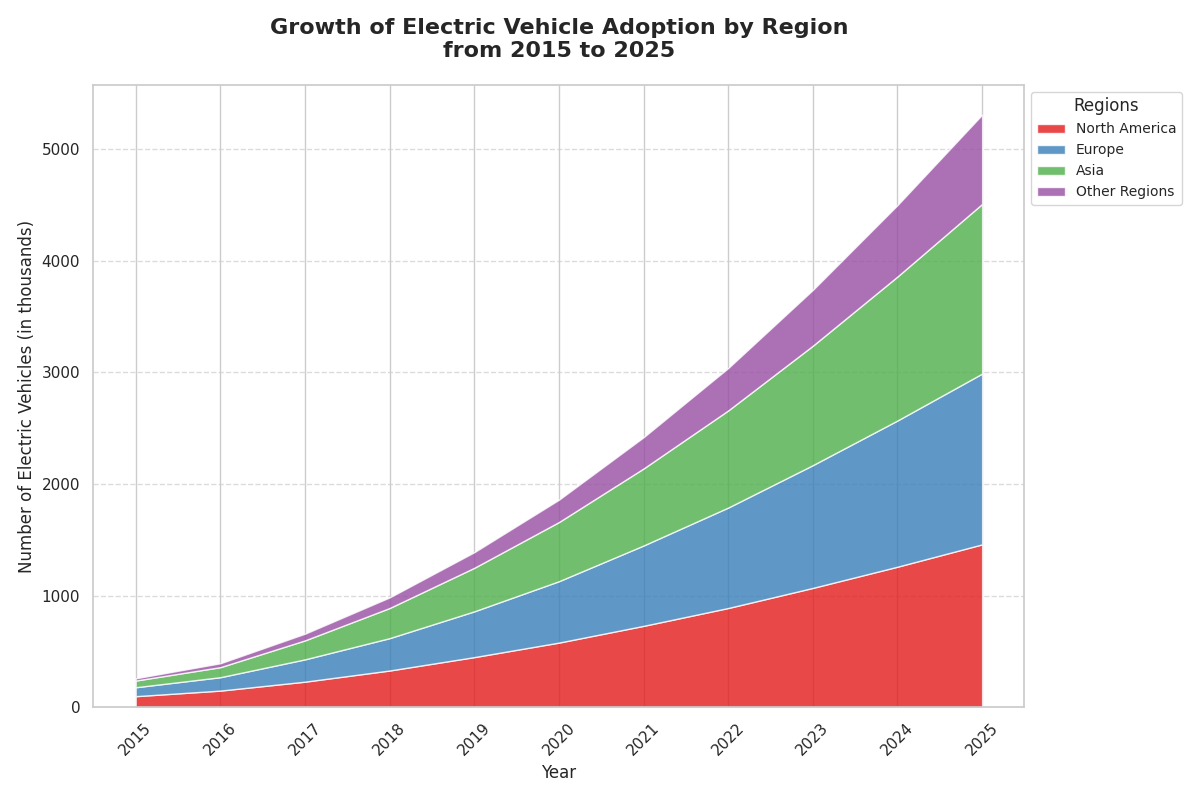

Generate this figure with Python:
import matplotlib.pyplot as plt
import numpy as np

years = np.arange(2015, 2026)

north_america = [100, 150, 230, 330, 450, 580, 730, 890, 1070, 1260, 1460]
europe = [80, 120, 200, 290, 410, 550, 720, 900, 1100, 1310, 1530]
asia = [60, 90, 170, 270, 390, 530, 690, 870, 1070, 1290, 1520]
other_regions = [20, 35, 60, 95, 140, 200, 280, 380, 500, 640, 800]

data = np.vstack([north_america, europe, asia, other_regions])

fig, ax = plt.subplots(figsize=(12, 8))

# Updated the color palette for the stacked area plot
ax.stackplot(years, data, labels=['North America', 'Europe', 'Asia', 'Other Regions'],
             colors=['#e41a1c', '#377eb8', '#4daf4a', '#984ea3'], alpha=0.8)

ax.set_title('Growth of Electric Vehicle Adoption by Region\nfrom 2015 to 2025', fontsize=16, fontweight='bold', pad=20)
ax.set_xlabel('Year', fontsize=12)
ax.set_ylabel('Number of Electric Vehicles (in thousands)', fontsize=12)

ax.legend(loc='upper left', title='Regions', fontsize=10, bbox_to_anchor=(1, 1))

ax.grid(axis='y', linestyle='--', alpha=0.7)

plt.xticks(years, rotation=45)

plt.tight_layout()

plt.show()
